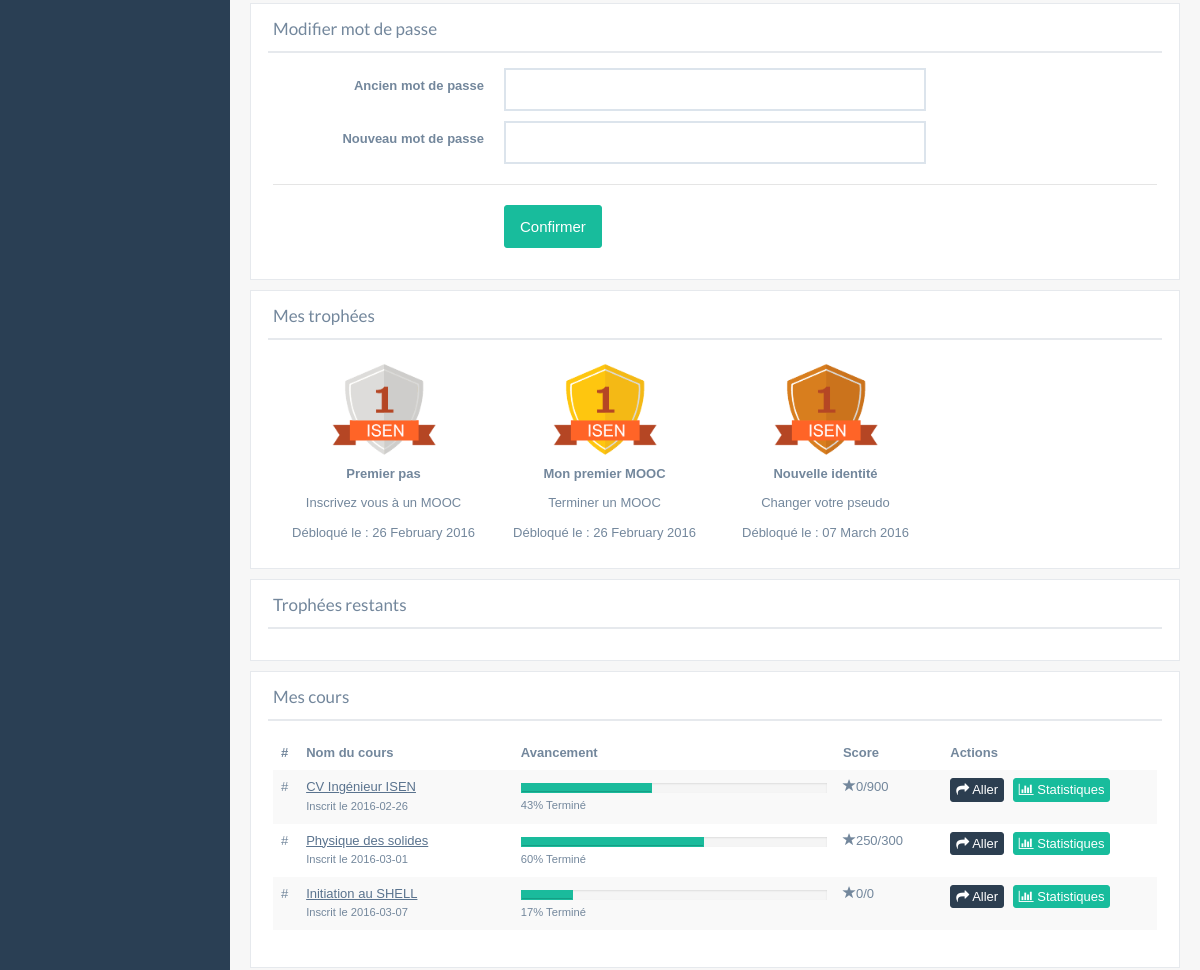
The app's page /app/modules/connected/profil.php (signed in, middle part), older data.
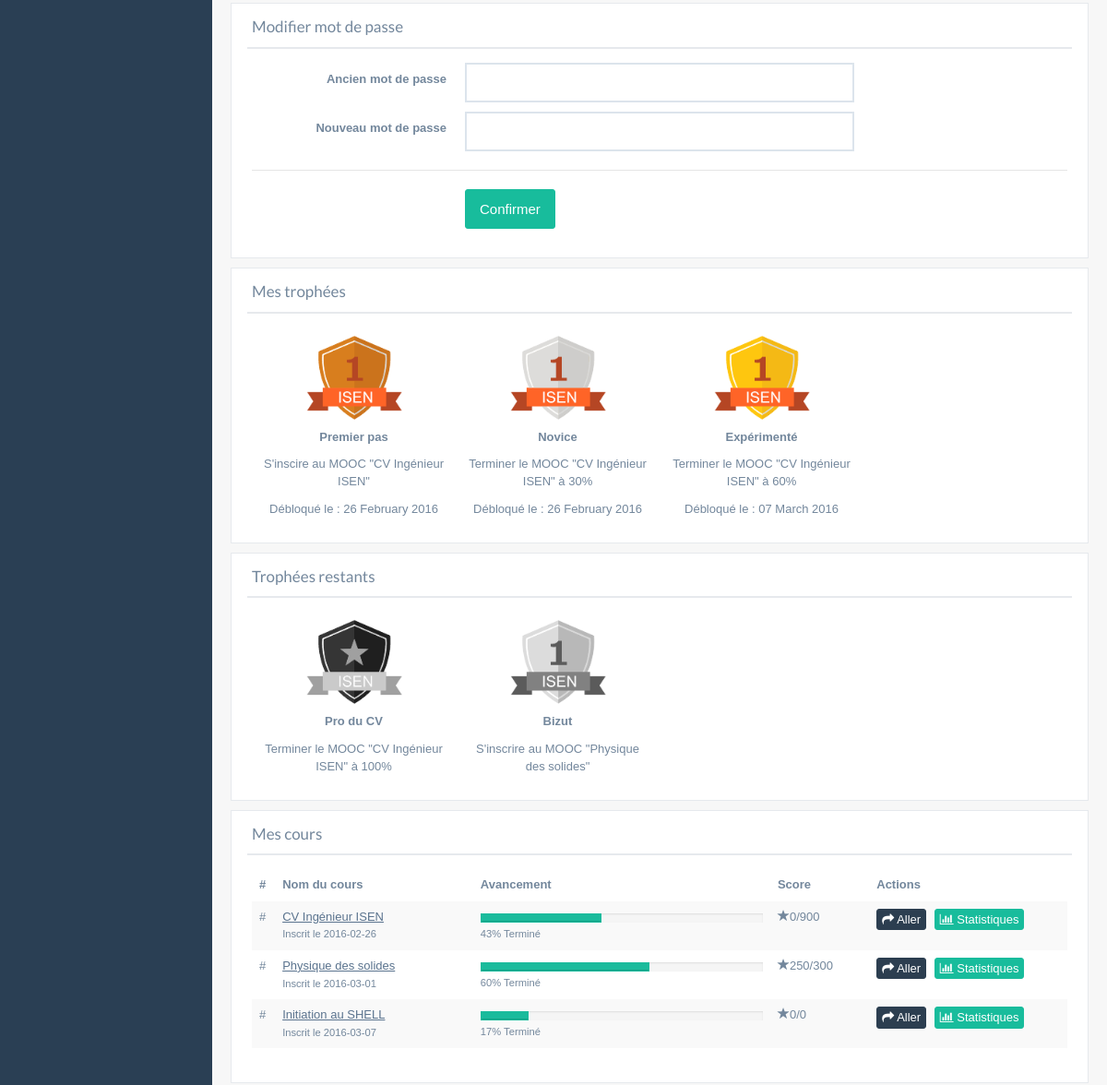
The same page, newer data.
### tables this page shows
CREATE TABLE IF NOT EXISTS `debloquer` (
  `date_obtention` datetime DEFAULT NULL,
  `id_succes` int(11) NOT NULL,
  `id_user` int(11) NOT NULL,
  PRIMARY KEY (`id_succes`,`id_user`),
  KEY `FK_debloquer_id_user` (`id_user`)
);

CREATE TABLE IF NOT EXISTS `succes` (
  `id_succes` int(11) NOT NULL AUTO_INCREMENT,
  `type_succes` char(1) NOT NULL,
  `nom_succes` varchar(100) DEFAULT NULL,
  `description_succes` varchar(8000) DEFAULT NULL,
  PRIMARY KEY (`id_succes`)
);

CREATE TABLE IF NOT EXISTS `suivre` (
  `date_suivi` date DEFAULT NULL,
  `avancement` varchar(100) DEFAULT '0',
  `id_user` int(11) NOT NULL,
  `id_mooc` int(11) NOT NULL,
  PRIMARY KEY (`id_user`,`id_mooc`),
  KEY `FK_suivre_id_mooc` (`id_mooc`)
);

CREATE TABLE IF NOT EXISTS `mooc` (
  `id_mooc` int(11) NOT NULL AUTO_INCREMENT,
  `nom_mooc` varchar(100) DEFAULT NULL,
  `matiere` varchar(100) DEFAULT NULL,
  `description` varchar(8000) DEFAULT NULL,
  `prerequis` varchar(100) DEFAULT NULL,
  `duree` int(11) DEFAULT NULL,
  `note` int(11) DEFAULT NULL,
  `nb_chap` int(11) DEFAULT NULL,
  `linkyoutube` varchar(200) NOT NULL,
  PRIMARY KEY (`id_mooc`)
);

### app/modules/connected/profil.php (the view, shortened to what the rows shown need)
<?php
    include '../../includes/connect.inc.php';
?>
<!DOCTYPE html>
<html lang="fr">
<head>
  <link href="../../assets/css/bootstrap.min.css" rel="stylesheet">
  <link href="../../assets/fonts/css/font-awesome.min.css" rel="stylesheet">
  <link href="../../assets/css/animate.min.css" rel="stylesheet">
  <link href="../../assets/css/custom.css" rel="stylesheet">
  <link href="../../assets/css/maps/jquery-jvectormap-2.0.1.css" rel="stylesheet">
  <link href="../../assets/css/icheck/flat/green.css" rel="stylesheet">
  <link href="../../assets/css/floatexamples.css" rel="stylesheet">
  <link href="../../assets/css/style.css" rel="stylesheet">
  <link href="../../assets/css/progressbar/bootstrap-progressbar-3.3.0.css" rel="stylesheet">
  <link href="../../assets/css/horizontal-slide.css" rel="stylesheet">
</head>
<body class="nav-md">
    <div class="container body">
        <div class="main_container">
            <div class="right_col" role="main">
                <div class="">
                    <div class="row">
                        <div class="col-md-12 col-sm-12 col-xs-12">
                            <div class="x_panel">
                                <div class="x_title">
                                    <h2>Modifier mot de passe <small></small></h2>
                                </div>
                            </div>
                        </div>
                    </div>
                    <?php
                        $countUnlockTrophy = $bdd->query('SELECT COUNT(id_succes) AS cpt FROM debloquer WHERE id_user= "'.$_SESSION['id_user'].'"');
                        $donnees = $countUnlockTrophy->fetch();
                        $countAllTrophy = $bdd->query('SELECT COUNT(id_succes) AS total FROM succes');
                        $donnees1 = $countAllTrophy->fetch();
                    ?>
                    <div class="row">
                        <div class="col-md-12 col-sm-12 col-xs-12">
                            <div class="x_panel">
                                <div class="x_title">
                                    <h2>Mes trophées <small><?php echo $donnees['cpt'].'/'.$donnees1['total'].' succès débloqué(s)';?> </small></h2>
                                </div>
                                <div class="x_content">
                                    <?php
                                        $trophy = $bdd->prepare('SELECT debloquer.date_obtention ,succes.nom_succes, succes.description_succes, succes.type_succes FROM succes INNER JOIN debloquer ON succes.id_succes = debloquer.id_succes INNER JOIN user ON user.id_user = debloquer.id_user WHERE debloquer.id_user = "'.$_SESSION['id_user'].'"');
                                        $trophy->execute();
                                        $resuTrophy = $trophy->fetchAll();
                                        for($i = 0; $i<sizeof($resuTrophy); $i++){
                                            echo'<div class="col-md-3">';
                                                if($resuTrophy[$i]["type_succes"]=="P"){
                                                    echo'<img src="../../assets/images/trophyP2.png" width="128" height="109" class="trophyUnlock" style="margin:auto;display:block">';
                                                }
                                                else if($resuTrophy[$i]["type_succes"]=="G"){
                                                    echo'<img src="../../assets/images/trophyG2.png" width="128" height="109" class="trophyUnlock" style="margin:auto;display:block">';
                                                }
                                                else if($resuTrophy[$i]["type_succes"]=="S"){
                                                    echo'<img src="../../assets/images/trophyS2.png" width="128" height="109" class="trophyUnlock" style="margin:auto;display:block">';
                                                }
                                                else{
                                                     echo'<img src="../../assets/images/trophyB2.png" width="128" height="109" class="trophyUnlock" style="margin:auto;display:block">';
                                                }
                                                echo'
                                                    <p class="text-center"><b>'.$resuTrophy[$i]["nom_succes"].'</b></p>
                                                    <p class="text-center">'.$resuTrophy[$i]["description_succes"].'</p>';
                                                     $date = date_create($resuTrophy[$i]["date_obtention"]);
                                                    echo'<p class="text-center">Débloqué le : '.date_format($date, 'd F Y').'</p>
                                                </div>';
                                        }
                                    ?>
                                </div>
                            </div>
                        </div>
                    </div>
                    <div class="row">
                        <div class="col-md-12 col-sm-12 col-xs-12">
                            <div class="x_panel">
                                <div class="x_title">
                                    <h2>Trophées restants <small><?php echo ($donnees1['total']-$donnees['cpt']).' succès non débloqué(s)';?></small></h2>
                                </div>
                                <div class="x_content">
                                    <?php
                                        $trophy1 = $bdd->prepare('SELECT * FROM succes WHERE id_succes NOT IN( SELECT id_succes FROM debloquer WHERE id_user= "'.$_SESSION['id_user'].'")');
                                        $trophy1->execute();
                                        $resuTrophy1 = $trophy1->fetchAll();
                                         for($i = 0; $i<sizeof($resuTrophy1); $i++){
                                            echo'<div class="col-md-3">';
                                                  if($resuTrophy1[$i]["type_succes"] =="P"){
                                                    echo'<img src="../../assets/images/trophyP2.png" width="128" height="109" class="trophyLock" style="margin:auto;display:block">';
                                                  }
                                                  else{
                                                    echo'<img src="../../assets/images/trophyG.png" width="128" height="109" class="trophyLock" style="margin:auto;display:block">';
                                                  }
                                                  echo'
                                                    <p class="text-center"><b>'.$resuTrophy1[$i]["nom_succes"].'</b></p>
                                                    <p class="text-center">'.$resuTrophy1[$i]["description_succes"].'</p>
                                                </div>';
                                        }
                                    ?>
                                </div>
                            </div>
                        </div>
                    </div>
                    <?php
                        $countCorseFollow = $bdd->query('SELECT COUNT(id_user) AS cpt2 FROM suivre WHERE id_user= "'.$_SESSION['id_user'].'"');
                        $donnees2 = $countCorseFollow->fetch();
                    ?>
                    <div class="row">
                        <div class="col-md-12 col-sm-12 col-xs-12">
                            <div class="x_panel">
                                <div class="x_title">
                                    <h2>Mes cours <small><?php echo ($donnees2["cpt2"]).' cours suivis';?></small></h2>
                                </div>
                                <div class="x_content">
                                    <table class="table table-striped projects">
                                        <thead>
                                            <tr>
                                                <th style="width: 1%">#</th>
                                                <th style="width: 20%">Nom du cours</th>
                                                <th style="width: 30%">Avancement</th>
                                                <th style="width: 10%">Score</th>
                                                <th style="width: 20%">Actions</th>
                                            </tr>
                                        </thead>
                                        <tbody>
                                            <?php
                                            try{
                                                $corseFollow = $bdd->query('SELECT avancement, date_suivi, id_mooc,nom_mooc FROM user NATURAL JOIN suivre NATURAL JOIN mooc WHERE id_user= "'.$_SESSION['id_user'].'"');
                                                $corseFollow->execute();
                                                $donnees3 = $corseFollow->fetchAll();
                                            }catch(Exception $Excep){
                                                echo "->erreur donnees ";
                                            }
                                                 for($i = 0; $i<sizeof($donnees3); $i++){
                                                    echo'<tr>
                                                        <td>#</td>
                                                        <td>
                                                            <a href="description.php?idM='.$donnees3[$i]['id_mooc'].'">'.$donnees3[$i]['nom_mooc'].'</a>
                                                            <br />
                                                            <small>Inscrit le '.$donnees3[$i]["date_suivi"].'</small>
                                                        </td>';
                                                        $avancementMooc = $bdd->query('SELECT avancement  AS avc FROM user INNER JOIN suivre ON user.id_user= suivre.id_user INNER JOIN mooc ON suivre.id_mooc=mooc.id_mooc WHERE user.id_user = "'.$_SESSION["id_user"].'" AND mooc.id_mooc = "'.$donnees3[$i]["id_mooc"].'"');
                                                        $donnees6 = $avancementMooc->fetch();
                                                        $nbChapitreMooc = $bdd->query('SELECT nb_chap FROM mooc WHERE id_mooc ="'.$donnees3[$i]["id_mooc"].'"');
                                                        $donnees7 = $nbChapitreMooc->fetch();
                                                        $tab = preg_split('[-]', $donnees6["avc"]);
                                                        $avancement = sizeof($tab)-1;
                                                        $pourcentage = ceil($avancement/ $donnees7["nb_chap"]*100);
                                                        echo'
                                                        <td class="project_progress">
                                                            <div class="progress progress_sm">
                                                                <div class="progress-bar bg-green" role="progressbar" data-transitiongoal="'.$pourcentage.'"></div>
                                                            </div>
                                                            <small>'.$pourcentage.'% Terminé</small>
                                                        </td>';
                                                        $scoreMooc = $bdd->query('SELECT sum(score) AS score FROM faire WHERE id_user= "'.$_SESSION["id_user"].'" AND id_exercice IN (SELECT id_exercice FROM mooc INNER JOIN chapitre ON mooc.id_mooc = chapitre.id_mooc INNER JOIN exercice ON chapitre.id_chapitre=exercice.id_chapitre WHERE mooc.id_mooc = "'.$donnees3[$i]["id_mooc"].'")');
                                                        $donnees4 = $scoreMooc->fetch();
                                                        $scoreTotalMooc = $bdd->query('SELECT sum(valeur_exo) AS total FROM mooc INNER JOIN chapitre ON mooc.id_mooc = chapitre.id_mooc INNER JOIN exercice ON chapitre.id_chapitre=exercice.id_chapitre WHERE mooc.id_mooc = "'.$donnees3[$i]["id_mooc"].'" AND id_exercice IN(SELECT id_exercice FROM faire WHERE id_user="'.$_SESSION["id_user"].'")');
                                                        $donnees5 = $scoreTotalMooc->fetch();
                                                        echo'<td>
                                                            <p><span class="glyphicon glyphicon-star" aria-hidden="true"></span>';
                                                        if($donnees4["score"]==NULL){
                                                            echo'0';
                                                        }
                                                        else{
                                                            echo $donnees4["score"];
                                                        }
                                                        echo'/';
                                                        if($donnees5["total"]==NULL){
                                                            echo'0';
                                                        }
                                                        else{
                                                            echo $donnees5["total"];
                                                        }
                                                        echo'</p>
                                                        </td>
                                                        <td>
                                                          <button onclick="goMooc(this.name);" type="button" name="'.$donnees3[$i]['id_mooc'].'" class="btn btn-primary btn-xs"><i class="fa fa-mail-forward"></i> Aller </button>
                                                           <button onclick="callGraph(this.name);" type="button" name="'.$donnees3[$i]['id_mooc'].'" class="btn btn-success btn-xs"><i class="fa fa-bar-chart"></i> Statistiques </button>
                                                        </td>
                                                    </tr>';
                                            }
                                            ?>
                                        </tbody>
                                    </table>
                                </div>
                            </div>
                        </div>
                    </div>
                </div>
        </div>
    </div>
</body>
</html>

Row changes from the older to the newer data that the page shows:
changed through a linked row, debloquer "Premier pas": type_succes: picture added; id_succes.description_succes "Inscrivez vous à un MOOC" → "S'inscire au MOOC \"CV Ingénieur ISEN\""; type_succes: picture removed
changed through a linked row, debloquer: type_succes: picture added; id_succes.nom_succes "Mon premier MOOC" → "Novice"; id_succes.description_succes "Terminer un MOOC" → "Terminer le MOOC \"CV Ingénieur ISEN\" à 30%"; type_succes: picture removed
changed through a linked row, debloquer: type_succes: picture added; id_succes.nom_succes "Nouvelle identité" → "Expérimenté"; id_succes.description_succes "Changer votre pseudo" → "Terminer le MOOC \"CV Ingénieur ISEN\" à 60%"; type_succes: picture removed
added succes: nom_succes "Pro du CV", description_succes "Terminer le MOOC \"CV Ingénieur ISEN\" à 100%"
added succes: nom_succes "Bizut", description_succes "S'inscrire au MOOC \"Physique des solides\""
